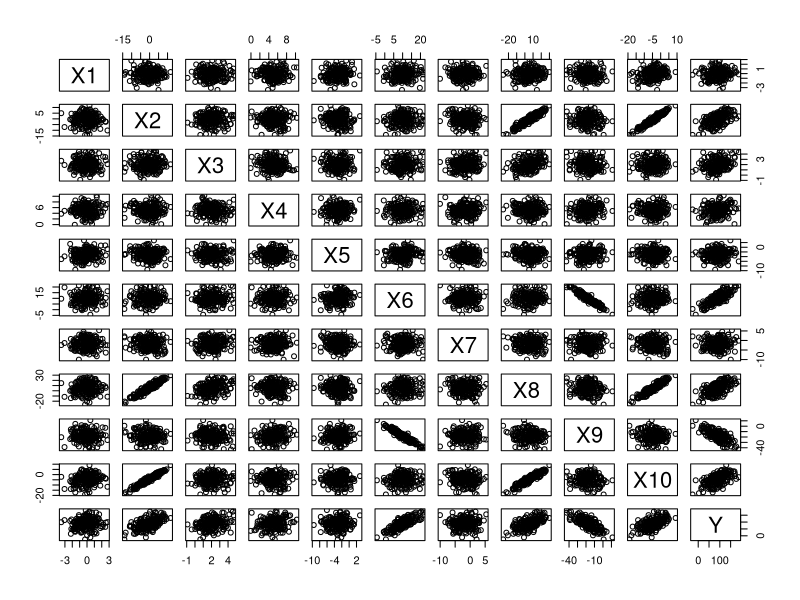

Here is the R script that generated this plot: (Note: this script raises an error after producing the figure.)
## ---- chunk 1
knitr::opts_chunk$set(echo = TRUE)
## ---- chunk 2

library(readxl)
library(ggplot2)
library(GGally)

## ---- chunk 3

df <- read_excel("regresja-wielokrotna-2026.xlsx")

## ---- chunk 4

head(df)

## ---- chunk 5

pairs(df)

## ---- chunk 6

M <- cor(df)
which(M > 0.9, arr.ind = TRUE)

## ---- chunk 7

#Czy XTX jest odwracalne?

X <-  df[,1:ncol(df)-1]
Y <- df[, ncol(df)]

## ---- chunk 8

head(X)

## ---- chunk 9

mX <- as.matrix(X)
my <- as.matrix(Y)
beta <-  solve(t(mX)%*%mX)%*%t(mX)%*%my 

## ---- chunk 10

X <- as.matrix(X)
Y <- as.numeric(Y)

beta_hat <- solve(t(X) %*% X) %*% t(X) %*% Y

Y_hat <- X %*% beta_hat
SSE <- sum((Y - Y_hat)^2)
SST <- sum((Y - mean(Y))^2)


n <- length(Y)
p <- ncol(X)   # razem z interceptem

F_obs <- ((SST - SSE) / (p - 1)) / (SSE / (n - p))
F_obs

p_value <- pf(F_obs, df1 = p - 1, df2 = n - p, lower.tail = FALSE)
p_value

## ---- chunk 11
Y <- df$Y
X <- as.matrix(X)

SSE <- sum((Y - X %*% beta)^2)
SST <- sum((Y - mean(Y))^2)

R2 <- 1 - SSE / SST

n <- length(Y)
p <- ncol(X)

ADJR2 <- 1 - (SSE / (n - p)) / (SST / (n - 1))
## ---- chunk 12


library(car)

model <- lm(Y ~ ., data = df)
v <- vif(model)
v

## ---- chunk 13



model2 <- lm(Y ~ . - X8, data = df)
vif(model2)

## ---- chunk 14

df <- df[,-8]
head(df)
## ---- chunk 15



model3 <- lm(Y ~ . - X9, data = df)
vif(model3)

## ---- chunk 16
df <- df[,-8]

## ---- chunk 17

model4 <- lm(Y ~ . - X10, data = df)
vif(model4)

## ---- chunk 18

df <- df[, -8]
